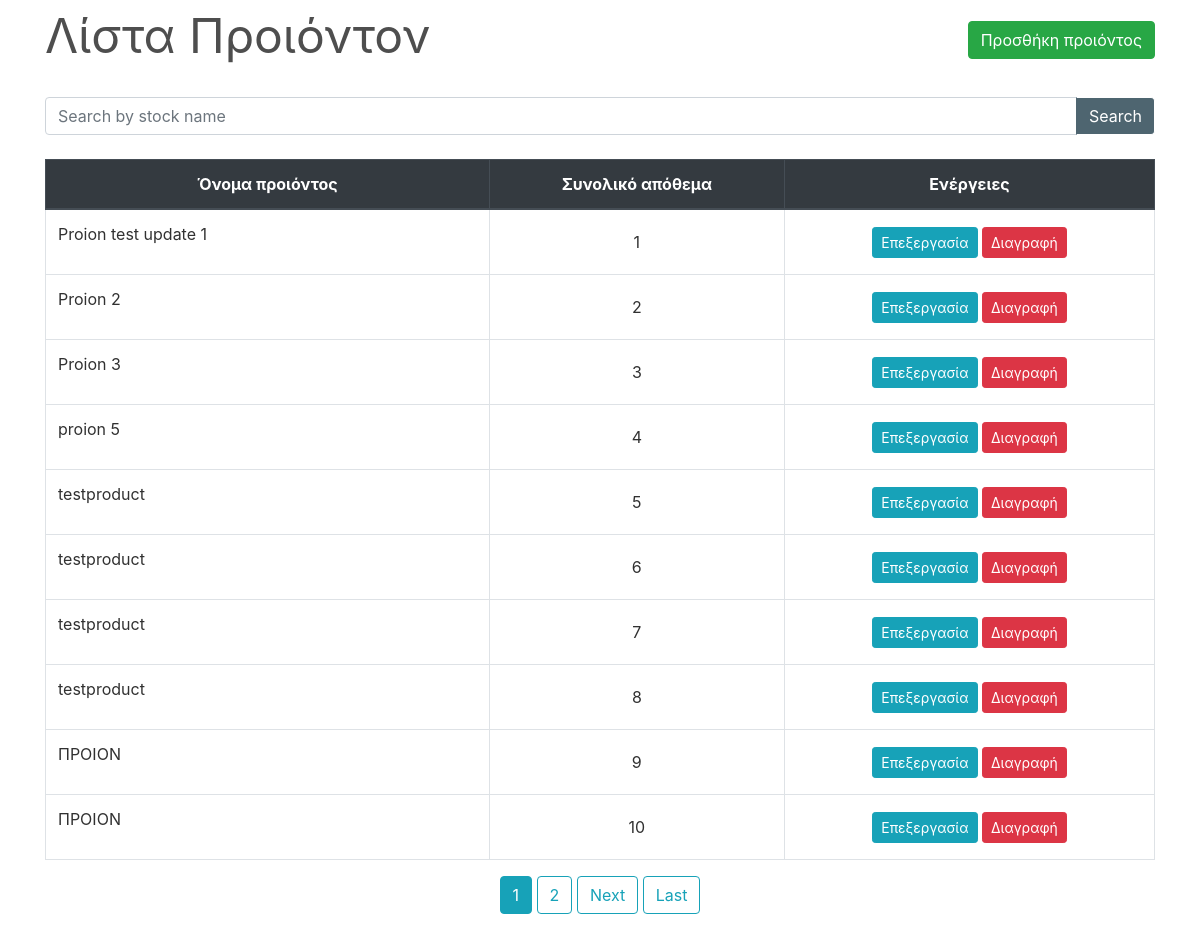
/ylika_app/proionta, run on an earlier commit of the app's database.
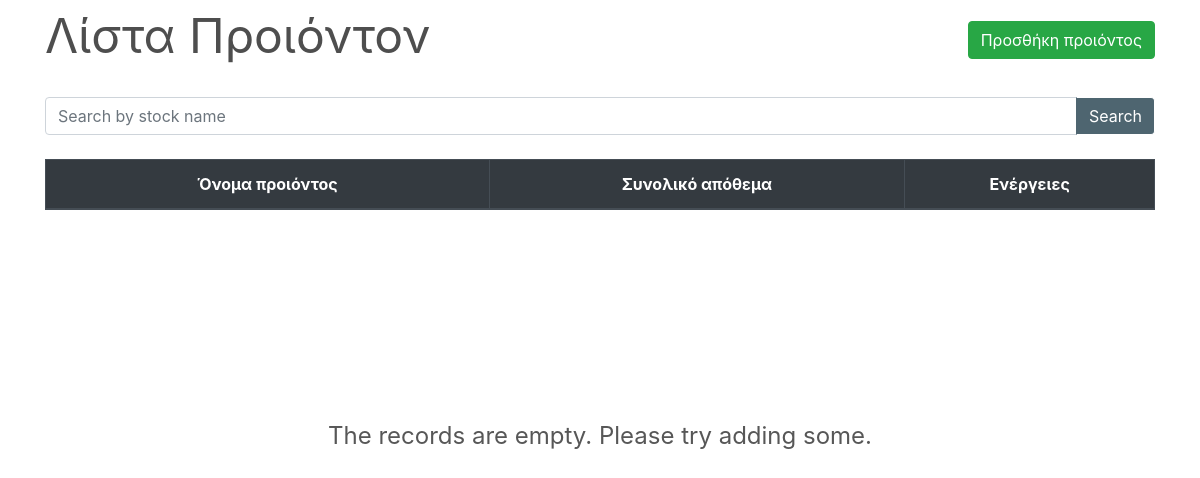
And on a later commit of the database.
### ylika_app/models.py (models this page shows, shortened)
class Proion(models.Model):
    TYPOS_PROIONTOS_EPILOGES = (
        ("ΔΡΟΜΟΛΟΓΗΤΗΣ", "ΔΡΟΜΟΛΟΓΗΤΗΣ"),
        ("CONVERTER", "CONVERTER"),
        ("SWITCH", "SWITCH"),
        ("MODULE", "MODULE"),
        ("ΜΕΤΑΤΡΟΠΕΑΣ", "ΜΕΤΑΤΡΟΠΕΑΣ"),
        ("LAN EXTENDER", "LAN EXTENDER"),
        ("ΚΑΛΩΔΙΩΣΗ", "ΚΑΛΩΔΙΩΣΗ"),
        ("ΚΑΜΙΑ ΕΠΙΛΟΓΗ", "ΚΑΜΙΑ ΕΠΙΛΟΓΗ"),
    )
    XRISI_PROIONTOS_EPILOGES = (
        ("ΔΙΔΕΣ ΔΙΚΤΥΑΚΟΣ ΕΞΟΠΛΙΣΜΟΣ", "ΔΙΔΕΣ ΔΙΚΤΥΑΚΟΣ ΕΞΟΠΛΙΣΜΟΣ"),
        ("ΣΔΑ ΠΥΡΣΕΙΑ", "ΣΔΑ ΠΥΡΣΕΙΑ"),
        ("ΕΨΑΔ-ΤΗΛΕΦΩΝΙΚΟ ΚΕΝΤΡΟ", "ΕΨΑΔ-ΤΗΛΕΦΩΝΙΚΟ ΚΕΝΤΡΟ"),
        ("ΚΡΥΠΤΟ", "ΚΡΥΠΤΟ"),
        ("UPS", "UPS"),
        ("ΛΟΙΠΑ ΥΛΙΚΑ", "ΛΟΙΠΑ ΥΛΙΚΑ"),
        ("ΚΑΜΙΑ ΕΠΙΛΟΓΗ", "ΚΑΜΙΑ ΕΠΙΛΟΓΗ"),
    )
    id = models.AutoField(primary_key=True)
    onoma = models.CharField(max_length=100, null = False)
    seriakos_arithmos = models.CharField(max_length=100, null = False)
    typos_proiontos = models.CharField(max_length=30, choices=TYPOS_PROIONTOS_EPILOGES, default='ΚΑΜΙΑ ΕΠΙΛΟΓΗ')
    xrisi = models.CharField(max_length=50, choices=XRISI_PROIONTOS_EPILOGES, default='ΚΑΜΙΑ ΕΠΙΛΟΓΗ')
    perigrafi = models.CharField(max_length=200, null=True)

### ylika_app/views.py (the view)
# urls.py: path("proionta", views.StockListView.as_view(), name="proionta"),
class StockListView(FilterView):
    filterset_class = StockFilter
    queryset = Proion.objects.all()
    template_name = 'ylika_app/proionta/proionta.html'
    paginate_by = 10

### ylika_app/templates/ylika_app/proionta/proionta.html (shortened to what this page needs)
{% extends "base.html" %}
{% load widget_tweaks %}
{% block content %}
    <div class="row" style="color: #4e4e4e; font-style: bold; font-size: 3rem; ">
        <div class="col-md-8">Λίστα Προιόντον</div>
        <div class="col-md-4">
            <div style="float:right;"> <a class="btn btn-success" href="/ylika_app/new">Προσθήκη προιόντος</a> </div>
        </div>
    </div>
    <div style="border-bottom: 1px solid white;"></div>
    <br>
    <table class="table table-css table-bordered table-hover">
        <form method="get">
            <div class="input-group search">
                {% render_field filter.form.onoma class="form-control textinput" placeholder="Search by stock name" %}
                <div class="input-group-append">
                   <button type="submit" class="btn btn-pink"> Search </button>
                </div>
            </div>
        </form>
        <br>
        <thead class="thead-dark align-middle">
            <tr>
                <th width="40%">Όνομα προιόντος</th>
                <th>Συνολικό απόθεμα</th>
                <th>Ενέργειες</th>
            </tr>
        </thead>
{% if object_list %}
        <tbody>
            {% for proion in object_list %}
                <tr>
                    <td>
                        <p>{{ proion.onoma }}</p>
                    </td>
                    <td class="align-middle">{{ proion.id }}</td>
                    <td class="align-middle">
                        <a href="{% url 'edit-stock' proion.pk %}" class="btn btn-info btn-sm">Επεξεργασία</a>
                        <a href="{% url 'delete-stock' proion.pk %}" class="btn btn-danger btn-sm"> Διαγραφή </a>
                    </td>
                </tr>
            {% endfor %}
        </tbody>
    </table>
    <div class="align-middle">
        {% if is_paginated %}
            {% for num in page_obj.paginator.page_range %}
                {% if page_obj.number == num %}
                    <a class="btn btn-info mb-4" href="?page={{ num }}">{{ num }}</a>
                {% elif num > page_obj.number|add:'-3' and num < page_obj.number|add:'3' %}
                    <a class="btn btn-outline-info mb-4" href="?page={{ num }}">{{ num }}</a>
                {% endif %}
            {% endfor %}
            {% if page_obj.has_next %}
                <a class="btn btn-outline-info mb-4" href="?page={{ page_obj.next_page_number }}">Next</a>
                <a class="btn btn-outline-info mb-4" href="?page={{ page_obj.paginator.num_pages }}">Last</a>
            {% endif %}
        {% endif %}
    </div>
{% else %}
    </table>
    <br><br><br><br><br><br><br><br>
    <div style="color: #575757; font-style: bold; font-size: 1.5rem; text-align: center;">The records are empty. Please try adding some.</div>
{% endif %}
{% endblock content %}

### ylika_app/templates/ylika_app/base.html (shortened to what this page needs)
{% load static %}
<!DOCTYPE html>
<html lang="en">
<head>
    <link rel="stylesheet" type="text/css" href="{% static 'bootstrap/bootstrap.min.css' %}">
    <link rel="stylesheet" href="https://use.fontawesome.com/releases/v5.7.0/css/all.css">
    <link rel="stylesheet" type="text/css" href="{% static 'css/main.css' %}">
    <link rel="stylesheet" type="text/css" href="{% static 'css/sidebar.css' %}">
    <link rel="stylesheet" type="text/css" href="{% static 'css/dialogbox.css' %}">
</head>
<body>
    <main id="wrapper">
                    <div class="container">
                        {% block content %}{% endblock content %}
                    </div>
            <br>
    </main>
</body>
</html>

### ylika_app/static/css/sidebar.css (style rules this page uses)
#wrapper { display: flex; width: 100%; align-items: stretch; }

What changed in the data, as far as the page shows it:
removed Proion: onoma "Proion test update 1", id "1"
removed Proion: onoma "Proion 2", id "2"
removed Proion: onoma "Proion 3", id "3"
removed Proion: onoma "proion 5", id "4"
removed Proion: onoma "testproduct", id "5"
removed Proion: onoma "testproduct", id "6"
removed Proion: onoma "testproduct", id "7"
removed Proion: onoma "testproduct", id "8"
removed Proion: onoma "ΠΡΟΙΟΝ", id "9"
removed Proion: onoma "ΠΡΟΙΟΝ", id "10"
Also different on the page:
text no longer shown: "Next Last"
text now shown: "The records are empty. Please try adding some."
list line gone: "1"
list line gone: "2"
